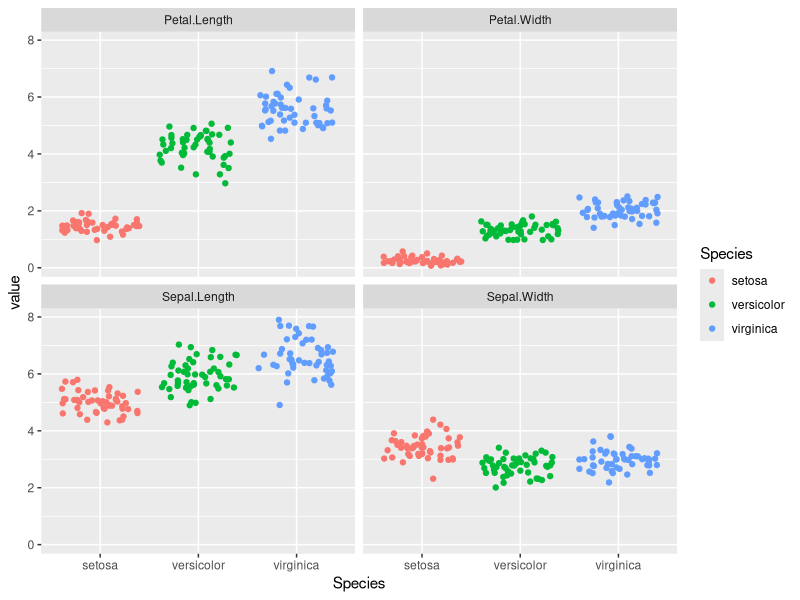
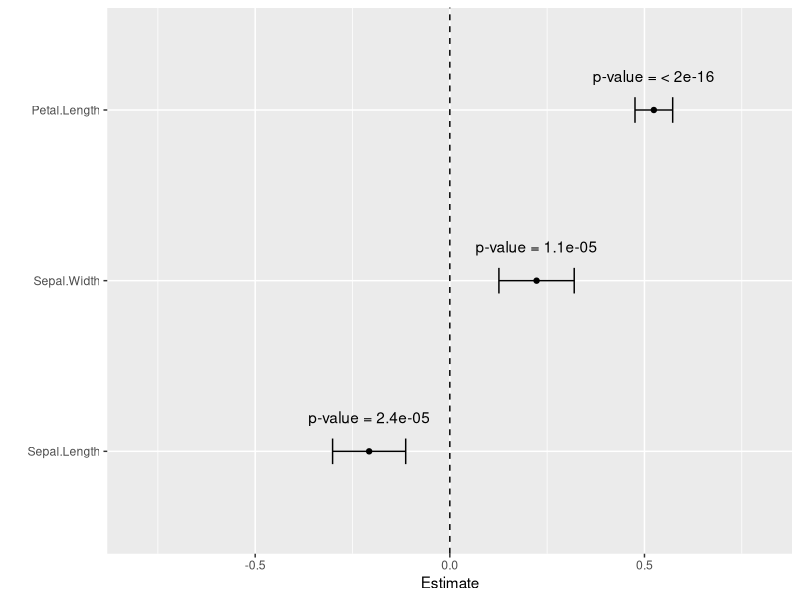
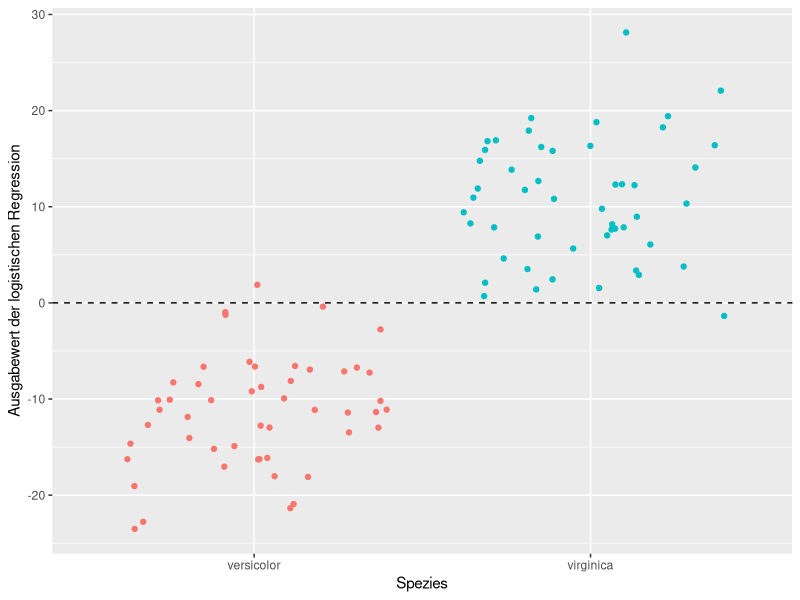
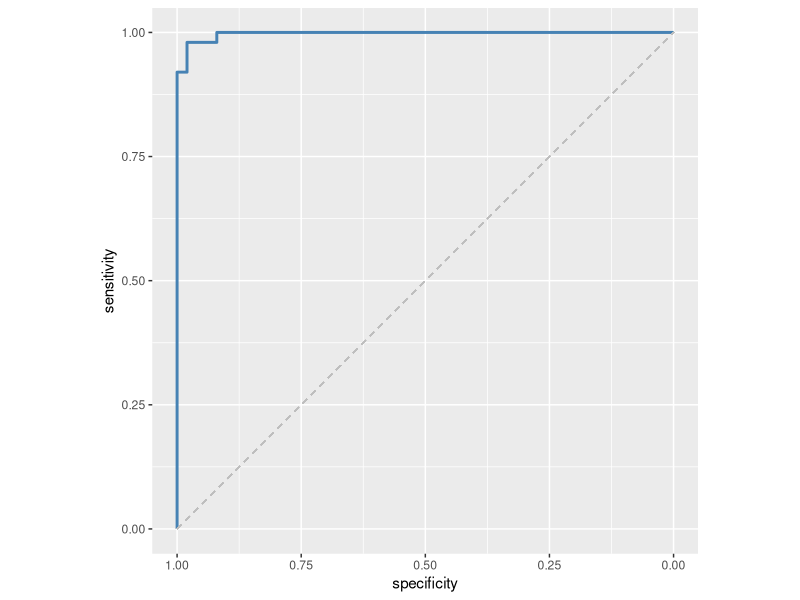
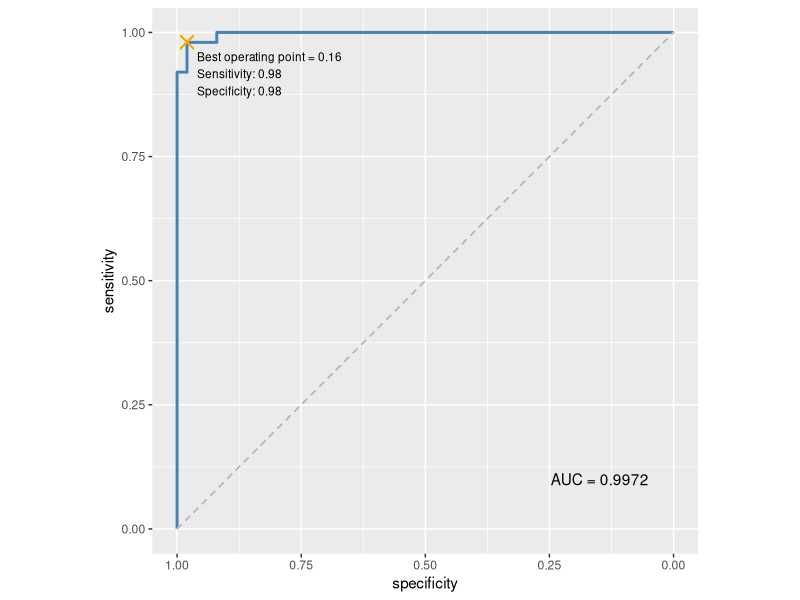
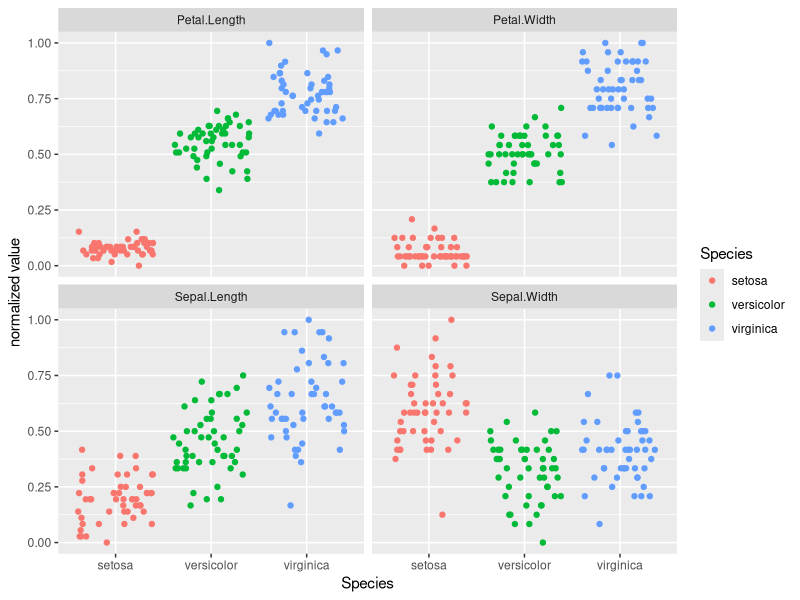

Write the R code that produced these figures, in order.
## ---- chunk 1
library(tidyverse)
## ---- chunk 2
data("iris")
str(iris)
## ---- chunk 3
iris %>% 
  pivot_longer(-Species, names_to = "variable") %>% 
  ggplot(aes(x = Species, y = value, color = Species)) +
    geom_jitter() +
    facet_wrap(vars(variable))
## ---- chunk 4
fit <- lm(formula = Petal.Width ~ ., data = iris %>% select(-Species))
summary(fit)
## ---- chunk 5
library(broom)
tidy(fit)

fit %>% 
  tidy(conf.int = TRUE) %>% 
  filter(term != "(Intercept)") %>% 
  mutate(p.value.chr = format.pval(p.value, digits = 2)) %>% 
  ggplot(aes(x = estimate, y = fct_reorder(term, estimate))) +
    geom_point() +
    geom_errorbar(aes(xmin = conf.low, xmax = conf.high), width = 0.15) +
    geom_vline(xintercept = 0, linetype = "dashed") +
    geom_text(aes(label = paste("p-value =", p.value.chr)), nudge_y = 0.2) +
    scale_x_continuous(limits = c(-0.8, 0.8)) +
    labs(y = "",
         x = "Estimate")
## ---- chunk 6
# Erstellen einer Teilmenge des Datensatzes mit nur zwei Spezies
iris_binominal <- iris %>%
  filter(Species %in% c("virginica", "versicolor")) %>%
  # da die Variable Species weiterhin als Factor mit drei Level
  # angelegt wäre, nutzen wir die droplevels()-Funktion, um
  # Fehler zu vermeiden.
  droplevels()

# family = "binomial" gibt hier an, dass nur eine binäre Entscheidung zu treffen ist
fit <- glm(Species ~ ., data = iris_binominal, family = "binomial")
summary(fit)

## ---- chunk 7
# wir nutzen hier die add_column()-Funktion aus dem tidyverse
# und die predict()-Funktion um Werte mithilfe eines Modells
# zu berechnen
iris_binominal_predictions <- iris_binominal %>% 
  add_column(prediction_value = predict(fit))

# ein Blick in die ersten Zeilen der Daten
head(iris_binominal_predictions)
## ---- chunk 8
iris_binominal_predictions %>% 
  ggplot(aes(y = prediction_value, x = Species, color = Species)) +
    geom_jitter() +
    geom_hline(yintercept = 0, linetype = "dashed") +
    labs(x = "Spezies",
         y = "Ausgabewert der logistischen Regression",
         color = "") +
    theme(legend.position = "none")
## ---- chunk 9
library(pROC)
iris_binominal_predictions %>% 
  roc(Species, prediction_value)
## ---- chunk 10
iris_binominal_predictions %>% 
  roc(Species, prediction_value) %>% 
  ggroc(color = "steelblue", size = 1) +
    geom_segment(aes(x = 1, xend = 0, y = 0, yend = 1),
                 color="grey", linetype="dashed") +
    coord_fixed()
## ---- chunk 11
# zunächst speichern wir unsere ROC-Analyse in einer Variablen
roc_result <- iris_binominal_predictions %>% 
  roc(Species, prediction_value)

# AUC und optimaler threshold werden berechnet und in Variablen gespeichert
roc_auc <- auc(roc_result)
roc_optimal_point <- coords(roc_result, "best", transpose = FALSE)

# ROC-Kurve mit Anmerkungen
roc_result %>% 
  ggroc(color = "steelblue", size = 1) +
    geom_segment(aes(x = 1, xend = 0, y = 0, yend = 1),
                 color="grey", linetype="dashed") +
    coord_fixed() +
    annotate("text", x = 0.05, y = 0.1, label = paste("AUC =", roc_auc), hjust = 1) +
    geom_text(data = roc_optimal_point,
              aes(x = specificity, y = sensitivity, label = paste("Best operating point =", round(threshold, 2),
                                                                  "\nSensitivity:", round(sensitivity, 2),
                                                                  "\nSpecificity:", round(specificity, 2)
                                                                  )),
              hjust = 0, vjust = 1,
              nudge_x = 0.02, nudge_y = -0.02,
              size = 3) +
    geom_point(aes(x = roc_optimal_point$specificity, y = roc_optimal_point$sensitivity), color = "orange", shape = 4, size = 4)
## ---- chunk 12
library(caret)

preprocess_object <- preProcess(iris, method=c("range"))

iris_normalized <- predict(preprocess_object, iris)

iris_normalized %>% 
  pivot_longer(-Species, names_to = "variable") %>% 
  ggplot(aes(x = Species, y = value, color = Species)) +
    geom_jitter() +
    facet_wrap(vars(variable)) +
    labs(y = "normalized value")
## ---- chunk 13
training_index <- createDataPartition(iris$Species, p = .8, list = FALSE)

iris_training <- iris[training_index,]
iris_testing  <- iris[-training_index,]
## ---- chunk 14
library(broom)
library(caret)
library(e1071)
library(randomForest)
library(class)
library(pROC)
